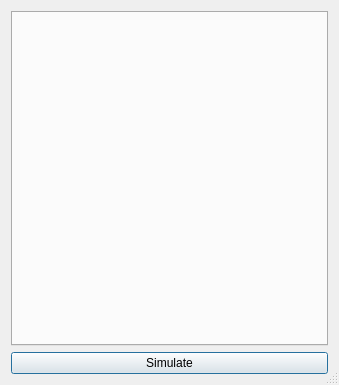
<?xml version="1.0" encoding="UTF-8"?>
<ui version="4.0">
 <class>ModelEdit</class>
 <widget class="QDialog" name="ModelEdit">
  <property name="geometry">
   <rect>
    <x>0</x>
    <y>0</y>
    <width>339</width>
    <height>385</height>
   </rect>
  </property>
  <property name="sizePolicy">
   <sizepolicy hsizetype="Expanding" vsizetype="Expanding">
    <horstretch>0</horstretch>
    <verstretch>0</verstretch>
   </sizepolicy>
  </property>
  <property name="windowTitle">
   <string>Dialog</string>
  </property>
  <property name="windowIcon">
   <iconset resource="../companion.qrc">
    <normaloff>:/icon.png</normaloff>:/icon.png</iconset>
  </property>
  <property name="sizeGripEnabled">
   <bool>true</bool>
  </property>
  <layout class="QVBoxLayout" name="verticalLayout_2">
   <item>
    <layout class="QVBoxLayout" name="verticalLayout">
     <property name="sizeConstraint">
      <enum>QLayout::SetMinimumSize</enum>
     </property>
     <item>
      <widget class="QTabWidget" name="tabWidget">
       <property name="enabled">
        <bool>true</bool>
       </property>
       <property name="tabPosition">
        <enum>QTabWidget::North</enum>
       </property>
       <property name="currentIndex">
        <number>-1</number>
       </property>
      </widget>
     </item>
     <item>
      <widget class="QPushButton" name="pushButton">
       <property name="text">
        <string>Simulate</string>
       </property>
      </widget>
     </item>
    </layout>
   </item>
  </layout>
 </widget>
 <resources>
  <include location="../companion.qrc"/>
 </resources>
 <connections/>
</ui>
